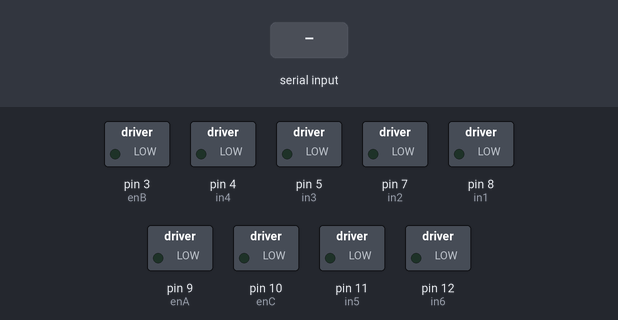
The sketch below on a simulated Arduino Uno, built with avr-gcc and run on an emulated ATmega328P. Shown: switched loads named in the sketch (green lamp = pin HIGH). The inputs (shaded band) are chosen by the test bench.

Above: at 1.2 s.
1.3 s: "30,150\n" received over Serial
At 2.4 s:
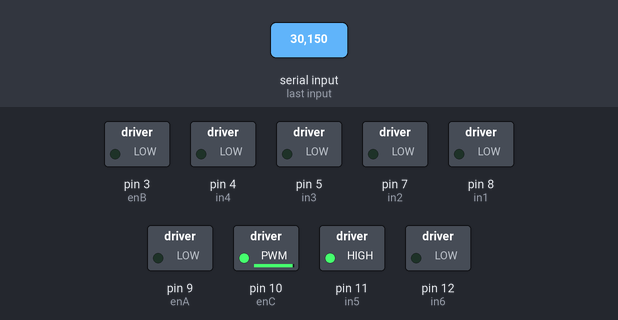
At 3.6 s:
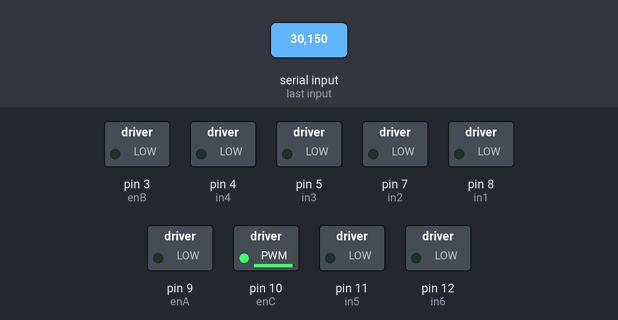
Timing chart, 0 to 5.1 s (numbered marks = the images above; inputs shaded):
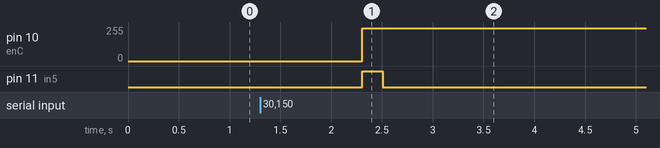

Measured:
- after the input at 1.3 s, pin 10 (enC): 0/255 → 245/255 after 1.0 s; pin 11 (in5): LOW → HIGH after 1.0 s, → LOW 0.20 s later

The sketch:

motorControl.ino
```cpp
// Motor A connections
int enA = 9;
int in1 = 8;
int in2 = 7;

// Motor B connections
int enB = 3;
int in3 = 5;
int in4 = 4;

// Motor C connections
int enC = 10;
int in5 = 11;
int in6 = 12;

void setup()
{
    // Set all the motor control pins to outputs
    pinMode(enA, OUTPUT);
    pinMode(enB, OUTPUT);
    pinMode(enC, OUTPUT);
    pinMode(in1, OUTPUT);
    pinMode(in2, OUTPUT);
    pinMode(in3, OUTPUT);
    pinMode(in4, OUTPUT);
    pinMode(in5, OUTPUT);
    pinMode(in6, OUTPUT);

    // Turn off motors - Initial state
    stopMotor(in1, in2);
    stopMotor(in3, in4);
    stopMotor(in5, in6);

    // Start the serial communication
    Serial.begin(9600);
}

void loop()
{
    parseSerialInput();
    // controlMotorA(0); // Motor A rotates 2 times
    // delay(2000); // wait for 2 seconds
    // controlMotorB(0); // Motor B rotates 2 times
    // delay(2000); // wait for 2 seconds
    // controlMotorC(0); // Motor C rotates 2 times
    // delay(2000); // wait for 2 seconds
}

void parseSerialInput()
{
    if (Serial.available() > 0)
    {
        String incomingMessage = Serial.readString();
        incomingMessage = incomingMessage.substring(1, incomingMessage.length() - 1);
        int commaIndex = incomingMessage.indexOf(",");
        while (commaIndex != -1)
        {
            String numStr = incomingMessage.substring(0, commaIndex);
            int num = numStr.toInt();
            controlMotor(num);
            incomingMessage = incomingMessage.substring(commaIndex + 2);
            commaIndex = incomingMessage.indexOf(",");
        }
        int num = incomingMessage.toInt();
        controlMotor(num);
    }
}

void controlMotor(int num)
{
    switch (num)
    {
    case 10:
        controlMotorA(1); // Motor A for 10
        break;
    case 20:
        controlMotorB(1); // Motor B for 20
        break;
    case 50:
        controlMotorC(1); // Motor C for 50
        break;
    }
}

void controlMotorA(int rotations)
{
    // Set motor to maximum speed
    analogWrite(enA, 245);
    // Turn on motor A
    for (int i = 0; i < rotations; i++)
    {
        digitalWrite(in1, HIGH);
        digitalWrite(in2, LOW);
        delay(120);
        stopMotor(in1, in2);
    }
}

void controlMotorB(int rotations)
{
    // Set motor to maximum speed
    analogWrite(enB, 245);
    // Turn on motor B
    for (int i = 0; i < rotations; i++)
    {
        digitalWrite(in3, HIGH);
        digitalWrite(in4, LOW);
        delay(130);
        stopMotor(in3, in4);
    }
}

void controlMotorC(int rotations)
{
    // Set motor to maximum speed
    analogWrite(enC, 245);
    // Turn on motor C
    for (int i = 0; i < rotations; i++)
    {
        digitalWrite(in5, HIGH);
        digitalWrite(in6, LOW);
        delay(200);
        stopMotor(in5, in6);
    }
}

void stopMotor(int pin1, int pin2)
{
    // Turn off motor
    digitalWrite(pin1, LOW);
    digitalWrite(pin2, LOW);
}
```
